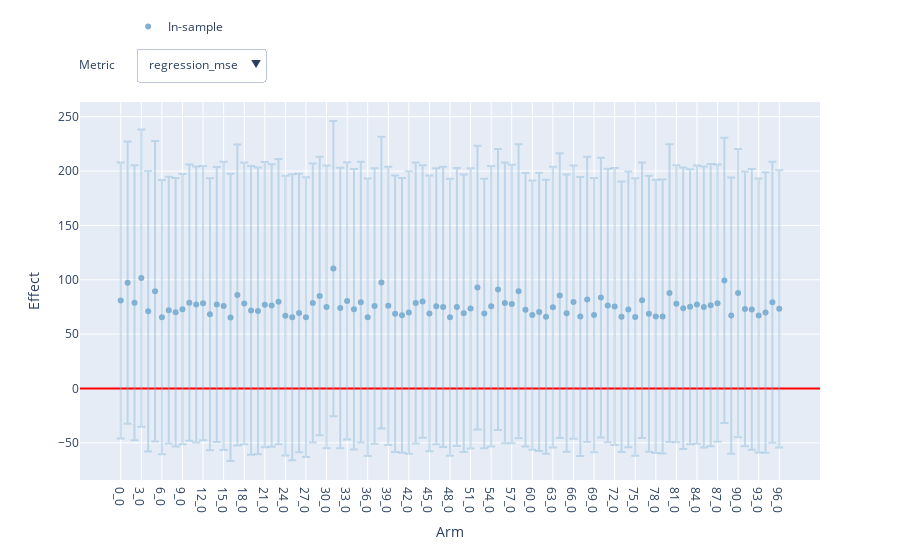

Write notebook code for a chart like this one.
### Code cell
render(interact_fitted(ax_client.generation_strategy.model, rel=False))
